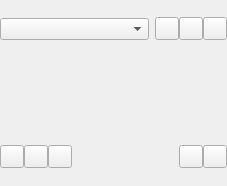
<?xml version="1.0" encoding="UTF-8"?>
<!--
SPDX-FileCopyrightText: 2013-2023 Mattia Basaglia <dev@dragon.best>

SPDX-License-Identifier: LGPL-3.0-or-later
-->
<ui version="4.0">
 <class>color_widgets::ColorPaletteWidget</class>
 <widget class="QWidget" name="color_widgets::ColorPaletteWidget">
  <property name="geometry">
   <rect>
    <x>0</x>
    <y>0</y>
    <width>227</width>
    <height>186</height>
   </rect>
  </property>
  <layout class="QVBoxLayout" name="verticalLayout">
   <property name="leftMargin">
    <number>0</number>
   </property>
   <property name="topMargin">
    <number>0</number>
   </property>
   <property name="rightMargin">
    <number>0</number>
   </property>
   <property name="bottomMargin">
    <number>0</number>
   </property>
   <item>
    <layout class="QHBoxLayout" name="horizontalLayout_3">
     <item>
      <widget class="QComboBox" name="palette_list">
       <property name="sizePolicy">
        <sizepolicy hsizetype="Expanding" vsizetype="Fixed">
         <horstretch>0</horstretch>
         <verstretch>0</verstretch>
        </sizepolicy>
       </property>
      </widget>
     </item>
     <item>
      <widget class="QWidget" name="group_edit_list" native="true">
       <layout class="QHBoxLayout" name="horizontalLayout_2">
        <property name="spacing">
         <number>0</number>
        </property>
        <property name="leftMargin">
         <number>0</number>
        </property>
        <property name="topMargin">
         <number>0</number>
        </property>
        <property name="rightMargin">
         <number>0</number>
        </property>
        <property name="bottomMargin">
         <number>0</number>
        </property>
        <item>
         <widget class="QToolButton" name="button_palette_open">
          <property name="toolTip">
           <string>Open a new palette from file</string>
          </property>
          <property name="icon">
           <iconset theme="document-open">
            <normaloff/>
           </iconset>
          </property>
         </widget>
        </item>
        <item>
         <widget class="QToolButton" name="button_palette_new">
          <property name="toolTip">
           <string>Create a new palette</string>
          </property>
          <property name="icon">
           <iconset theme="document-new">
            <normaloff/>
           </iconset>
          </property>
         </widget>
        </item>
        <item>
         <widget class="QToolButton" name="button_palette_duplicate">
          <property name="toolTip">
           <string>Duplicate the current palette</string>
          </property>
          <property name="icon">
           <iconset theme="edit-copy">
            <normaloff/>
           </iconset>
          </property>
         </widget>
        </item>
       </layout>
      </widget>
     </item>
    </layout>
   </item>
   <item>
    <widget class="color_widgets::Swatch" name="swatch"/>
   </item>
   <item>
    <widget class="QWidget" name="group_edit_palette" native="true">
     <layout class="QHBoxLayout" name="horizontalLayout">
      <property name="spacing">
       <number>0</number>
      </property>
      <property name="leftMargin">
       <number>0</number>
      </property>
      <property name="topMargin">
       <number>0</number>
      </property>
      <property name="rightMargin">
       <number>0</number>
      </property>
      <property name="bottomMargin">
       <number>0</number>
      </property>
      <item>
       <widget class="QToolButton" name="button_palette_delete">
        <property name="toolTip">
         <string>Delete the current palette</string>
        </property>
        <property name="icon">
         <iconset theme="document-close">
          <normaloff/>
         </iconset>
        </property>
       </widget>
      </item>
      <item>
       <widget class="QToolButton" name="button_palette_revert">
        <property name="toolTip">
         <string>Revert changes to the current palette</string>
        </property>
        <property name="icon">
         <iconset theme="document-revert">
          <normaloff/>
         </iconset>
        </property>
       </widget>
      </item>
      <item>
       <widget class="QToolButton" name="button_palette_save">
        <property name="toolTip">
         <string>Save changes to the current palette</string>
        </property>
        <property name="icon">
         <iconset theme="document-save">
          <normaloff/>
         </iconset>
        </property>
       </widget>
      </item>
      <item>
       <spacer name="horizontalSpacer">
        <property name="orientation">
         <enum>Qt::Horizontal</enum>
        </property>
        <property name="sizeHint" stdset="0">
         <size>
          <width>40</width>
          <height>20</height>
         </size>
        </property>
       </spacer>
      </item>
      <item>
       <widget class="QToolButton" name="button_color_add">
        <property name="toolTip">
         <string>Add a color to the palette</string>
        </property>
        <property name="icon">
         <iconset theme="list-add">
          <normaloff/>
         </iconset>
        </property>
       </widget>
      </item>
      <item>
       <widget class="QToolButton" name="button_color_remove">
        <property name="toolTip">
         <string>Remove the selected color from the palette</string>
        </property>
        <property name="icon">
         <iconset theme="list-remove">
          <normaloff/>
         </iconset>
        </property>
       </widget>
      </item>
     </layout>
    </widget>
   </item>
  </layout>
 </widget>
 <customwidgets>
  <customwidget>
   <class>color_widgets::Swatch</class>
   <extends>QWidget</extends>
   <header>QtColorWidgets/swatch.hpp</header>
  </customwidget>
 </customwidgets>
 <resources/>
 <connections/>
</ui>
